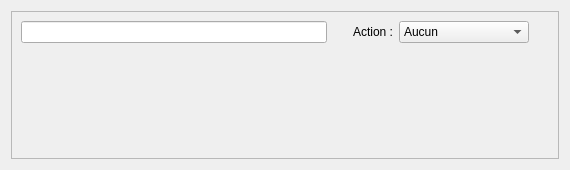
<?xml version="1.0" encoding="UTF-8"?>
<ui version="4.0">
 <class>Dialog_modify</class>
 <widget class="QDialog" name="Dialog_modify">
  <property name="geometry">
   <rect>
    <x>0</x>
    <y>0</y>
    <width>570</width>
    <height>170</height>
   </rect>
  </property>
  <property name="windowTitle">
   <string>Éditer la commande</string>
  </property>
  <property name="windowIcon">
   <iconset>
    <normaloff>icons/edit.png</normaloff>icons/edit.png</iconset>
  </property>
  <layout class="QVBoxLayout" name="verticalLayout">
   <item>
    <widget class="QScrollArea" name="scrollArea">
     <property name="widgetResizable">
      <bool>true</bool>
     </property>
     <widget class="QWidget" name="scrollAreaWidgetContents">
      <property name="geometry">
       <rect>
        <x>0</x>
        <y>0</y>
        <width>550</width>
        <height>150</height>
       </rect>
      </property>
      <layout class="QVBoxLayout" name="verticalLayout_2">
       <item>
        <layout class="QHBoxLayout" name="horizontalLayout_2">
         <item>
          <layout class="QVBoxLayout" name="verticalLayout_5">
           <item>
            <layout class="QHBoxLayout" name="horizontalLayout_5">
             <item>
              <widget class="QLineEdit" name="command_name"/>
             </item>
             <item>
              <spacer name="horizontalSpacer_4">
               <property name="orientation">
                <enum>Qt::Horizontal</enum>
               </property>
               <property name="sizeType">
                <enum>QSizePolicy::Fixed</enum>
               </property>
               <property name="sizeHint" stdset="0">
                <size>
                 <width>20</width>
                 <height>0</height>
                </size>
               </property>
              </spacer>
             </item>
             <item>
              <widget class="QLabel" name="label">
               <property name="text">
                <string>Action :</string>
               </property>
               <property name="alignment">
                <set>Qt::AlignRight|Qt::AlignTrailing|Qt::AlignVCenter</set>
               </property>
              </widget>
             </item>
             <item>
              <widget class="QComboBox" name="action_choice">
               <item>
                <property name="text">
                 <string>Aucun</string>
                </property>
               </item>
               <item>
                <property name="text">
                 <string>Sortie digitale</string>
                </property>
               </item>
               <item>
                <property name="text">
                 <string>Sortie analogue</string>
                </property>
               </item>
               <item>
                <property name="text">
                 <string>Led rgb</string>
                </property>
               </item>
               <item>
                <property name="text">
                 <string>Raccourcis clavier</string>
                </property>
               </item>
              </widget>
             </item>
            </layout>
           </item>
          </layout>
         </item>
         <item>
          <spacer name="horizontalSpacer_5">
           <property name="orientation">
            <enum>Qt::Horizontal</enum>
           </property>
           <property name="sizeType">
            <enum>QSizePolicy::Fixed</enum>
           </property>
           <property name="sizeHint" stdset="0">
            <size>
             <width>20</width>
             <height>0</height>
            </size>
           </property>
          </spacer>
         </item>
         <item>
          <layout class="QGridLayout" name="options_layout"/>
         </item>
        </layout>
       </item>
       <item>
        <spacer name="verticalSpacer">
         <property name="orientation">
          <enum>Qt::Vertical</enum>
         </property>
         <property name="sizeHint" stdset="0">
          <size>
           <width>0</width>
           <height>0</height>
          </size>
         </property>
        </spacer>
       </item>
      </layout>
     </widget>
    </widget>
   </item>
  </layout>
 </widget>
 <resources/>
 <connections/>
</ui>
